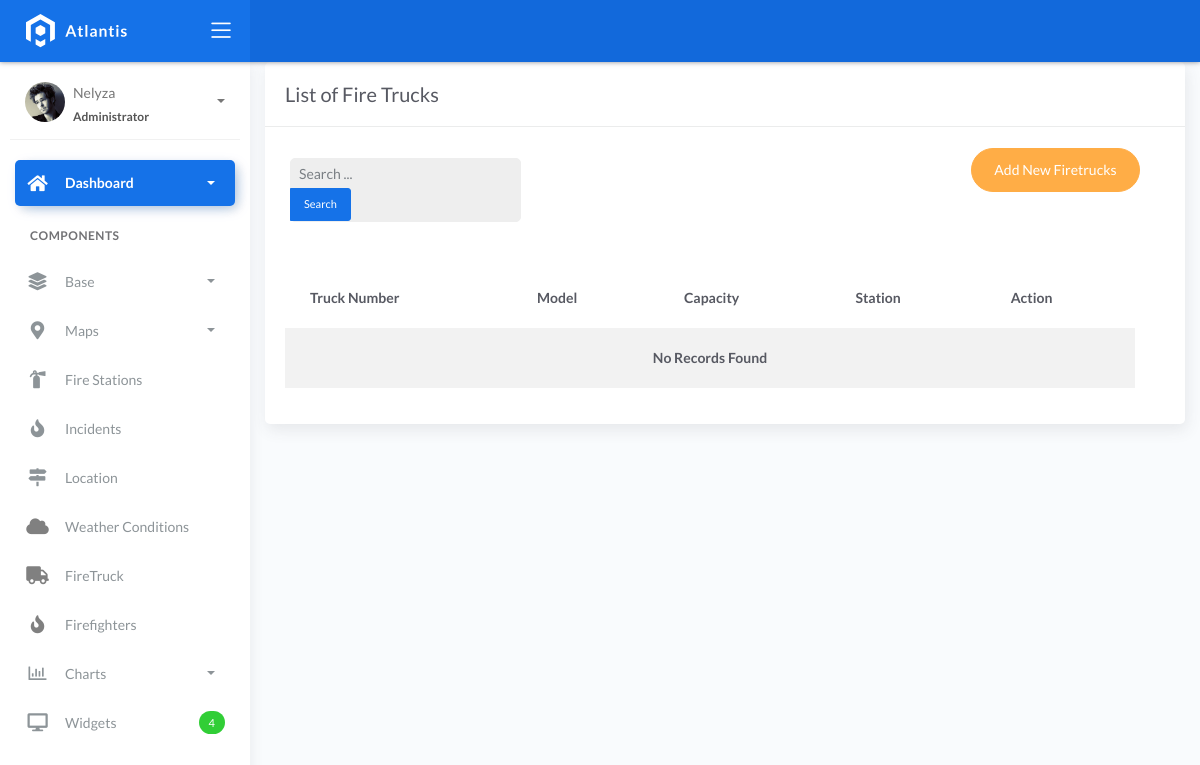
Before: /firetruck_list/ with the older database file.
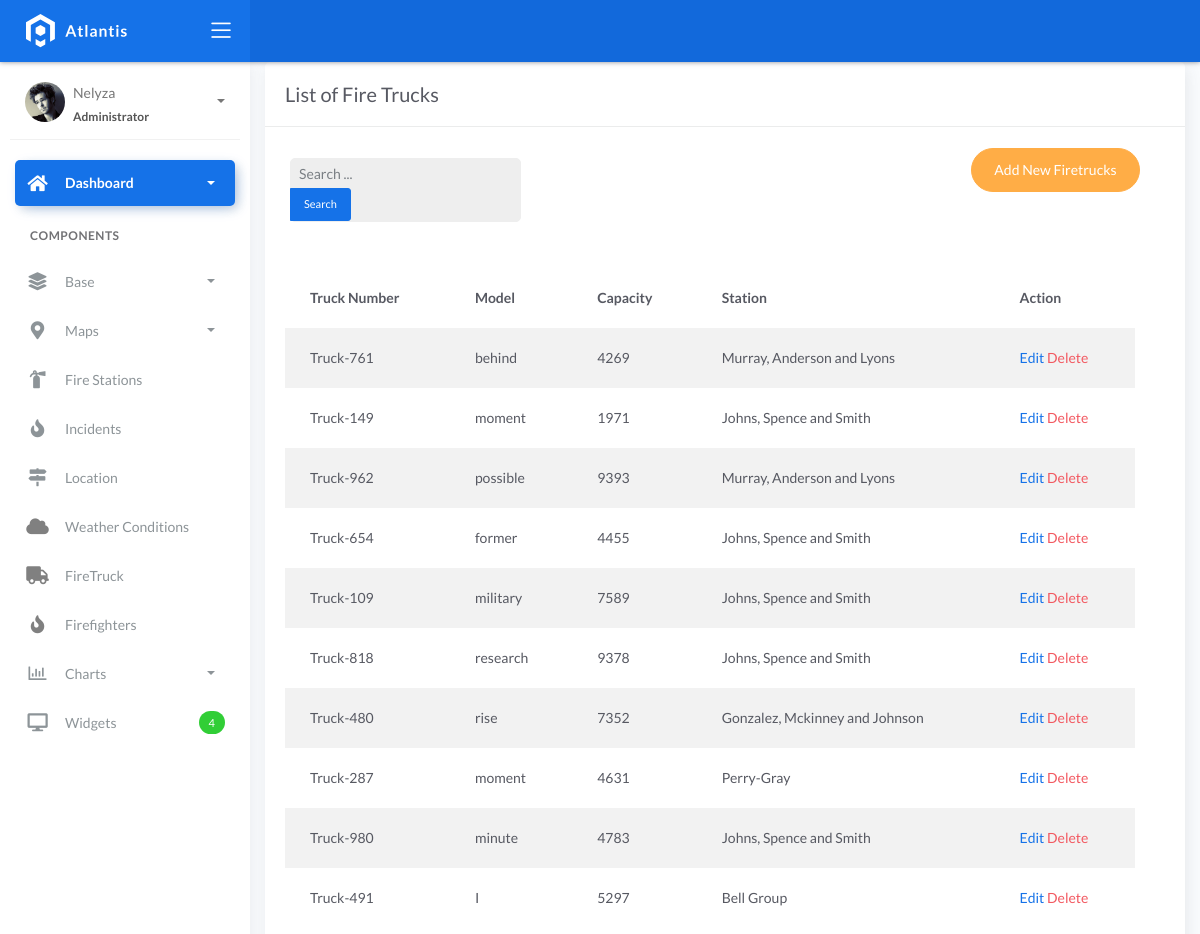
After: the same page with the newer database file.
### fire/models.py (models this page shows)
class BaseModel(models.Model):
    created_at = models.DateTimeField(auto_now_add=True, db_index=True)
    updated_at = models.DateTimeField(auto_now=True)
    class Meta:
        abstract = True

class FireTruck(BaseModel):
    truck_number = models.CharField(max_length=150)
    model = models.CharField(max_length=150)
    capacity = models.CharField(max_length=150)  # water
    station = models.ForeignKey(FireStation, on_delete=models.CASCADE)

class FireStation(BaseModel):
    name = models.CharField(max_length=150)
    latitude = models.DecimalField(
        max_digits=22, decimal_places=16, null=True, blank=True)
    longitude = models.DecimalField(
        max_digits=22, decimal_places=16, null=True, blank=True)
    address = models.CharField(max_length=150)
    city = models.CharField(max_length=150)  # can be in separate table
    country = models.CharField(max_length=150)  # can be in separate table

### fire/views.py (the view)
# urls.py: path('firetruck_list/',  FiretruckListView.as_view(), name='firetruck-list'),
class FiretruckListView(ListView):
    model = FireTruck
    context_object_name = 'firetruck'
    template_name = 'firetruck_list.html'
    paginate_by = 10
    def get_queryset(self, *args, **kwargs):
        qs = super().get_queryset(*args, **kwargs)
        query = self.request.GET.get("q")
        if query:
            qs = qs.filter(Q(truck_number__icontains=query) |
              Q(model__icontains=query) |
              Q(capacity__icontains=query) |
              Q(station__name__icontains=query))
        return qs

### templates/firetruck_list.html (shortened to what this page needs)
{% extends 'base.html' %} {% load static %} {% block content %}
<div class="content">
  <div class="container-fluid">
    <div class="row">
      <div class="col-md-12">
        <div class="card">
          <div class="card-header">
            <div class="card-title">List of Fire Trucks</div>
          </div>
          <br/>
          <div class="col-md-12 row">
            <div class="col-md-4">
                <form class="navbar-left navbar-form nav-search mr-md-3" action="{% url 'firetruck-list' %}">
                  <div class="form-group">
                    <div class="input-group">
                      <input type="text" id="search" placeholder="Search ..." class="form-control form-control-sm" name="q" />
                      <div class="input-group-append">
                        <button class="btn btn-sm btn-primary" type="submit">Search</button>
                      </div>
                    </div>
                  </div>
                </form>
              </div>
            <div class="col-md-2">
             </div>
                <div class="col-md-6">
                  <div class="pull-right"> <a href="{% url 'firetruck-add' %}" class="btn btn-warning btn-rounded">Add New Firetrucks</a>
            </div>
            </div>
            <div class="card-body">
            <table class="table table-striped mt-3">
            <thead>
                <tr>
                  <th scope="col">Truck Number</th>
                  <th scope="col">Model</th>
                  <th scope="col">Capacity</th>
                  <th scope="col">Station</th>
                  <th scope="col">Action</th>
                </tr>
              </thead>
              <tbody>
                {% for object in object_list %}
                <tr>
                  <td>{{ object.truck_number}}</td>
                  <td>{{ object.model }}</td>
                  <td>{{ object.capacity }}</td>
                  <td>{{ object.station.name }}</td>
                  <td>
                    <a href="{% url 'firetruck-update' object.id %}">Edit</a>
                    <a href="{% url 'firetruck-delete' object.id %}" class="text-danger">Delete</a>
                  </td>
                </tr>
                {% empty %}
                <tr>
                  <td colspan="5" style="text-align: center">
                    <p class="text-sm font-weight-bold mb-0">
                      No Records Found
                    </p>
                  </td>
                </tr>
                {% endfor %}
              </tbody>
            </table>
          </div>
        </div>
      </div>
    </div>
  </div>
</div>
{% endblock %}

Changed rows visible on the page:
added FireTruck: truck_number "Truck-761", model "behind", capacity "4269", station.name "Murray, Anderson and Lyons"
added FireTruck: truck_number "Truck-149", model "moment", capacity "1971", station.name "Johns, Spence and Smith"
added FireTruck: truck_number "Truck-962", model "possible", capacity "9393", station.name "Murray, Anderson and Lyons"
added FireTruck: truck_number "Truck-654", model "former", capacity "4455", station.name "Johns, Spence and Smith"
added FireTruck: truck_number "Truck-109", model "military", capacity "7589", station.name "Johns, Spence and Smith"
added FireTruck: truck_number "Truck-818", model "research", capacity "9378", station.name "Johns, Spence and Smith"
added FireTruck: truck_number "Truck-480", model "rise", capacity "7352", station.name "Gonzalez, Mckinney and Johnson"
added FireTruck: truck_number "Truck-287", model "moment", capacity "4631", station.name "Perry-Gray"
added FireTruck: truck_number "Truck-980", model "minute", capacity "4783", station.name "Johns, Spence and Smith"
added FireTruck: truck_number "Truck-491", model "I", capacity "5297", station.name "Bell Group"
Other visible differences:
text no longer shown: "No Records Found"
